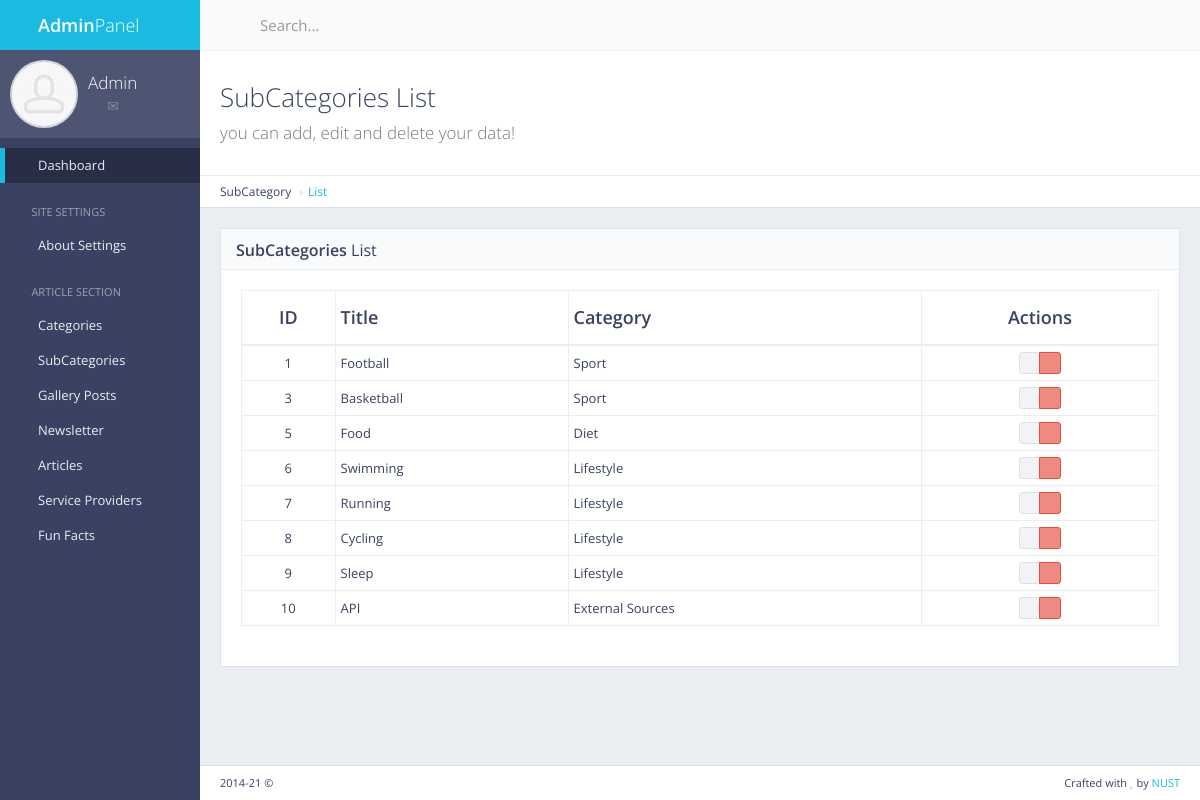
The page /panel/subcategory/list/ (signed in) on the database its author committed.
### subcategories/models.py (models this page shows, shortened)
class SubCategories(models.Model):
 name = models.CharField(max_length=50)
 catname = models.CharField(max_length=50)
 catid = models.IntegerField()

### subcategories/views.py (the view)
# urls.py: url(r'^panel/subcategory/list/$', views.subcat_list, name='subcat_list'),
def subcat_list(request):
 if not request.user.is_authenticated :
  return redirect('mylogin')
 subcategories = SubCategories.objects.all()
 return render(request, 'back/subcategory_list.html', {'subcategories':subcategories})

### main/templates/back/subcategory_list.html (shortened to what this page needs)
{% extends 'back/base.html' %}
{% load static %}
{% block mainblock %}
<div class="content-header">
 <div class="header-section">
  <h1>
   <i class="fa fa-table"></i>SubCategories List<br><small>you can add, edit and delete your data!</small>
  </h1>
 </div>
</div>
<ul class="breadcrumb breadcrumb-top">
 <li>SubCategory</li>
 <li><a href="/panel/subcategory/list">List</a></li>
</ul>
<div class="block full">
 <div class="block-title">
  <h2><strong>SubCategories</strong> List</h2>
 </div>
 <div class="table-responsive">
  <table id="example-datatable" class="table table-vcenter table-condensed table-bordered">
   <thead>
    <tr>
     <th class="text-center">ID</th>
     <th>Title</th>
     <th>Category</th>
     <th class="text-center">Actions</th>
    </tr>
   </thead>
   <tbody>
    {% for cc in subcategories %}
    <tr>
     <td class="text-center">{{cc.pk}}</td>
     <td>{{cc.name}}</td>
     <td>{{cc.catname}}</td>
     <td class="text-center">
      <div class="btn-group">
       <a href="" data-toggle="tooltip" title="Edit" class="btn btn-xs btn-default"><i class="fa fa-pencil"></i></a>
       <a href="{% url 'subcat_del' pk=cc.pk %}" data-toggle="tooltip" title="Delete" class="btn btn-xs btn-danger"><i class="fa fa-times"></i></a>
      </div>
     </td>
    </tr>
    {% endfor %}
   </tbody>
  </table>
 </div>
</div>
{% endblock %}

### rows shown on the page
SubCategories: pk "1", name "Football", catname "Sport"
SubCategories: pk "3", name "Basketball", catname "Sport"
SubCategories: pk "5", name "Food", catname "Diet"
SubCategories: pk "6", name "Swimming", catname "Lifestyle"
SubCategories: pk "7", name "Running", catname "Lifestyle"
SubCategories: pk "8", name "Cycling", catname "Lifestyle"
SubCategories: pk "9", name "Sleep", catname "Lifestyle"
SubCategories: pk "10", name "API", catname "External Sources"
